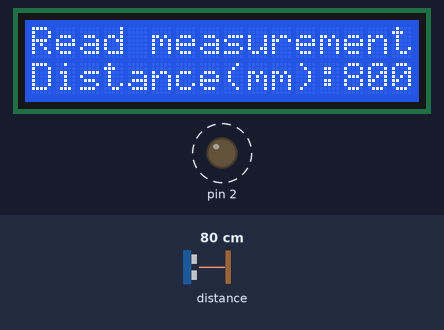
This sketch was run on a simulated Arduino Uno, built with avr-gcc and run on an emulated ATmega328P. Shown: 16×2 character LCD, output pins drawn as LEDs (lit = HIGH). Dashed ring = blinking. Inputs (shaded band) come from the test bench; at power-on: distance to the obstacle 80 cm. What the sketch prints to the serial monitor is not drawn.

Above: at 1.2 s.
1.3 s: distance to the obstacle set to 2 cm
At 2.0 s:
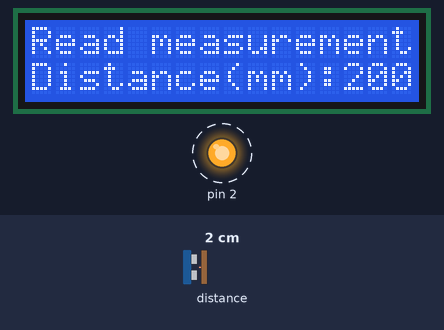
3.7 s: distance to the obstacle set to 4 cm
At 4.2 s:
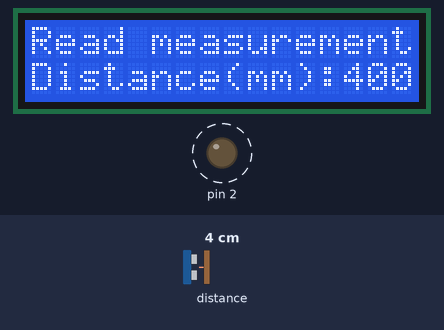
6.3 s: distance to the obstacle set to 9 cm
At 7.9 s:
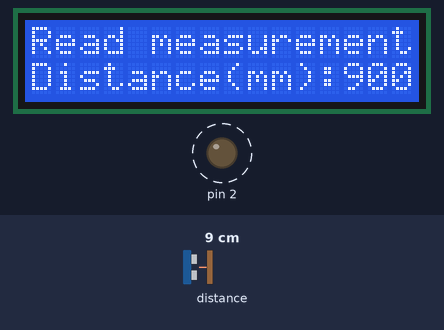
8.4 s: distance to the obstacle set to 11 cm
At 9.4 s:
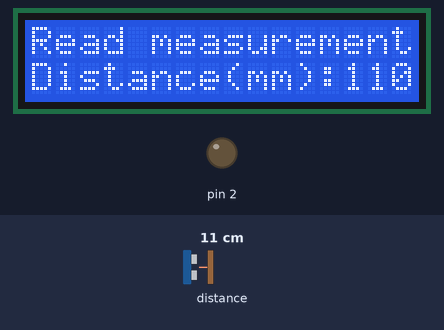
Timing chart, 0 to 10.9 s (numbered marks = the images above; inputs shaded):
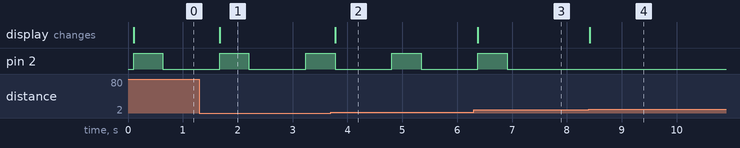

The sketch:

PneumaticDevice.ino
```cpp
#include <Wire.h>
#include <VL53L0X.h>
#include <LiquidCrystal.h>

// Initalise ports and vraribles
LiquidCrystal lcd(10, 9, 8, 7, 6, 5);
VL53L0X sensor;
int dist;
int i = 0;

void setup() {
  // Start reading in from serial
  Serial.begin(9600);
  Wire.begin();

  lcd.begin(16, 2);
  // wait until serial port opens for native USB devices
  while (! Serial) {
    delay(1);
  }
  // Ports setup for use and initialisation
  sensor.init();
  sensor.setTimeout(500);
  pinMode(2, OUTPUT);
//  pinMode(3, INPUT);

  // Read in measurement
  //  sensor.startContinuous();

  //Print Measurements to LCD
  Serial.print("\nReading a measurement... \n");
  // Line 1 LCD
  lcd.setCursor(0, 0);
  lcd.print("Read measurement");
  // Line 2 LCD
  lcd.setCursor(0, 1);
  lcd.print("Distance(mm):");
}

void loop() {
  // Print Distance to LCD
  dist = sensor.readRangeContinuousMillimeters();
  Serial.print("Distance(mm):");
  Serial.println(dist);
  // Update distance and overwright line 2
  lcd.setCursor(13, 1);
  lcd.print(dist);

  // Deploy the projectiles at given intervills ONLY when IR sensor detects obstruction
//  if (digitalRead(3) == 1) {
    if (i < 10) { // 5 cycles
      // Test Relay
      if (i % 2 != 1) {
        digitalWrite(2, HIGH);
        delay(500);
        lcd.setCursor(13, 1);
        lcd.print(dist);
      } else {
        digitalWrite(2, LOW);
        delay(1000);
        lcd.setCursor(13, 1);
        lcd.print(dist);
      }
      i++;
    }
//    i = 0;
//  }
}
```

Measured:
- the behaviour switches between 9 and 10 cm on distance to the obstacle (found by bisection; images 3 and 4)
- after the input at 1.3 s, the display: changes after 0.37 s (image 1)
- after the input at 3.7 s, the display: changes after 0.07 s (image 2)
- after the input at 6.3 s, the display: changes after 0.08 s (image 3)
- after the input at 8.4 s, the display: changes at once (image 4)
